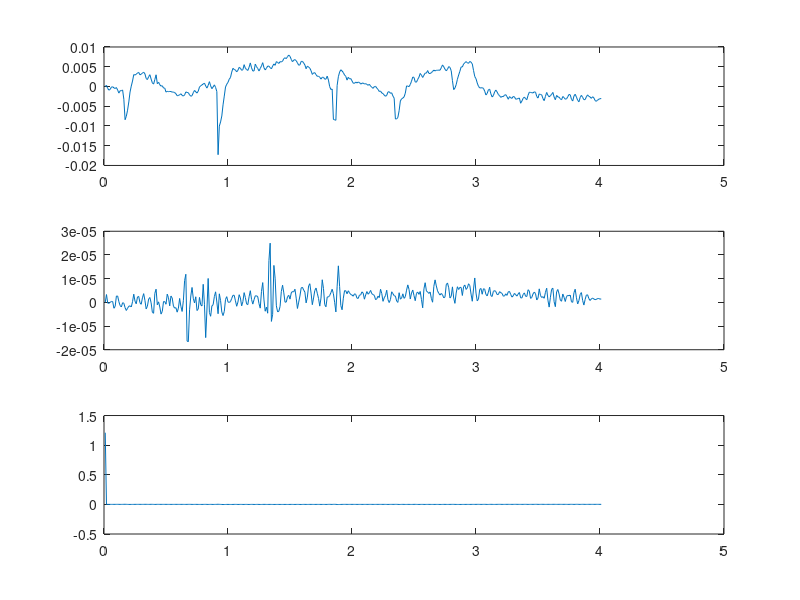
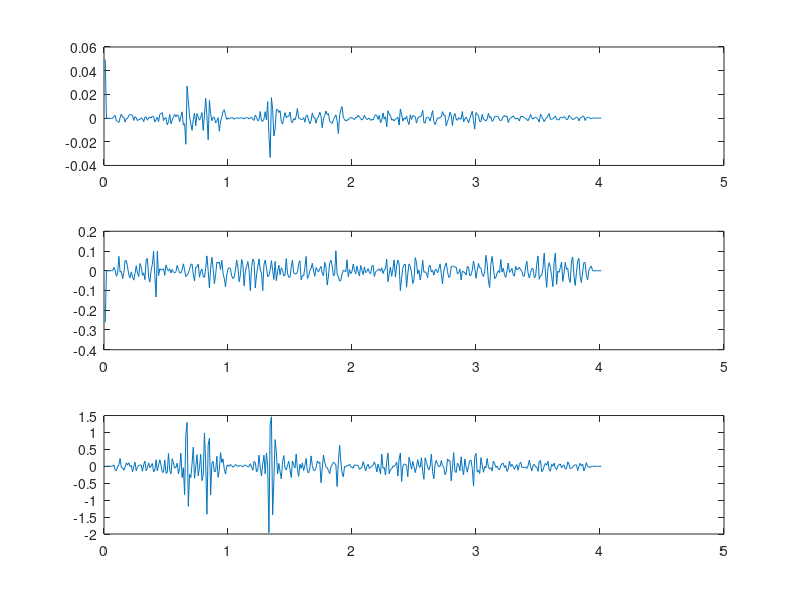

These figures' MATLAB source, in order:
%% Initialization
clear;
close all;
clc;


%% Load data
load ardrone2FlightData5_UZeroed_estNoises.mat;


%% Calculate process and measurement noise
wt = D*xt - At*xt - Bt*ut;
zt = yt - Ct*xt;


%% Determine noise characteristics of process and measurement noise
figure('Name','Process noise');
subplot(3,1,1);
plot(t,wt(1,:));
subplot(3,1,2);
plot(t,wt(2,:));
subplot(3,1,3);
plot(t,wt(3,:));

figure('Name','Measurement noise');
subplot(3,1,1);
plot(t,zt(1,:));
subplot(3,1,2);
plot(t,zt(2,:));
subplot(3,1,3);
plot(t,zt(3,:));
